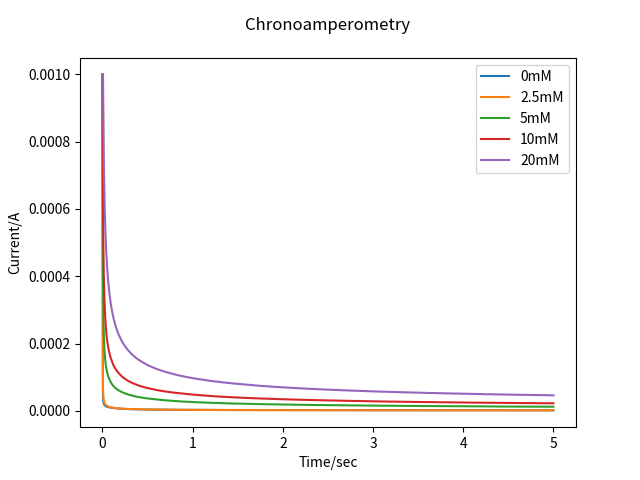

Write the Python code that produced this figure.
import os
import re
import numpy as np
import matplotlib.pyplot as plt

mname = "CA"

def stripArray(arr):
    return list(map(lambda a: a.strip(), arr))

# almost same as cv
def fileRead():
    files = os.listdir(mname)
    allmeta = []
    alldata = []

    for fname in files:
        # read
        if not fname.endswith(".txt"):
            continue
        name = re.findall(r"ca (.*)\.", fname)[0]
        f = open(mname + '/' + fname).readlines()

        cols = []
        data = [[]]
        meta = [[]]
        seg = 0

        # parse
        meta[0].append(["time", f[0]])
        meta[0].append(["method", f[1]])
        meta[0].append(['name', name])
        for fl in f[2:]:
            # seg
            if re.match('Step \d+:', fl):
                seg = int(re.findall(r"\d+", fl)[0])
                continue
            # data
            if cols:
                s = fl.split()
                if s:
                    data[seg - 1].append(s)
                continue
            # meta
            elif '=' in fl or ':' in fl:
                if '=' in fl:
                    fp = stripArray(fl.split('='))
                else:
                    fp = stripArray(fl.split(':'))
                # remove blank meta
                if len(fp) == 1:
                    print("?", fl)
                    continue
                meta[seg].append(fp)

                # count segments number of data
                if seg == 0 and meta[seg][-1][0] == 'Step':
                    meta.append([])
                    for i in range(1, int(meta[seg][-1][1])):
                        meta.append([])
                        data.append([])
                continue

            # column of data
            if ',' in fl and '/' in fl:
                cols = stripArray(fl.split(','))
                meta[0].append(['cols', cols])
                continue

        # add meta, conver to dict, convert data to nparray
        meta[0].append(['len', np.cumsum([len(i) for i in data])])
        for i in range(len(meta)):
            meta[i] = dict(meta[i])
        data = np.vstack(data)
        data = np.array(data, dtype=np.float)

        # OK
        # from pprint import pprint
        # pprint(meta)
        allmeta.append(meta)
        alldata.append(data)

    alldata = np.array(alldata, dtype=np.float)
    allmeta = np.array(allmeta)
    return allmeta, alldata

def save_load():
    # save to file
    fname = "save" + mname + ".npz"
    if not os.path.isfile(fname):
        meta, data = fileRead()
        # rank it
        rank = np.argsort([float(re.findall(r"[\d\.]+", m[0]['name'])[0]) \
            if re.match(r".*mm$", m[0]['name']) else np.inf \
            for m in meta])
        meta = meta[rank]
        meta = [m[0] for m in meta] # this data is only step = 1
        data = data[rank]
        np.savez(fname, meta=meta, data=data)
    # load
    else:
        fload = np.load(fname)
        meta = fload['meta'] 
        data = fload['data']
    return meta, data

meta, data = save_load()

# plt.figure(figsize=(12, 9))
# plt.subplots_adjust(left=0.07, right=0.97,top=0.92, bottom=0.05, wspace=0.25)
plt.title(meta[0]['method'])

# number = 5
for i in  range(5):
    plt.plot(data[i][:, 0], data[i][:, 1], label=meta[i]['name'].replace('mm', 'mM'))

plt.xlabel(meta[0]['cols'][0])
plt.ylabel(meta[0]['cols'][1])
plt.legend()
plt.savefig("ca.png")
plt.show()
